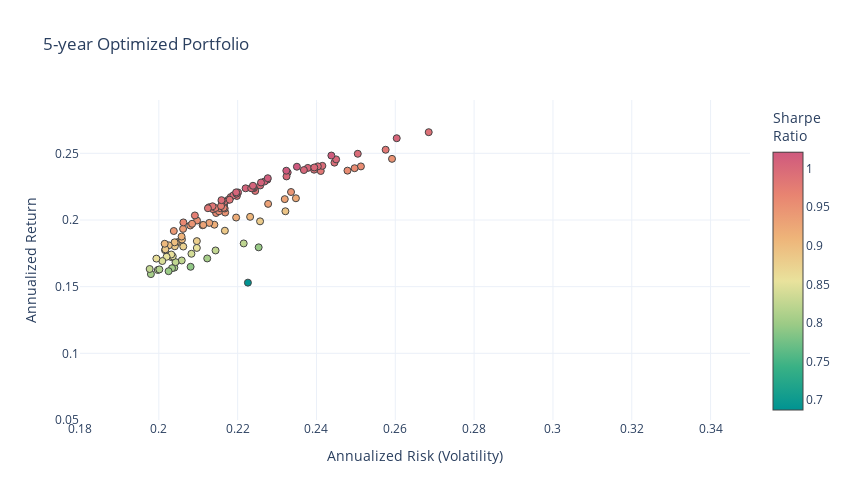

The code cell stored with this chart in its notebook:
### Code cell
#-- Plot the risk vs. return of randomly generated portfolios
#-- Convert the list from before into an array for easy plotting
mean_variance_pairs = np.array(mean_variance_pairs)

risk_free_rate=0 #-- Include risk free rate here

fig = go.Figure()
fig.add_trace(go.Scatter(x=mean_variance_pairs[:,1]**0.5, y=mean_variance_pairs[:,0], 
                      marker=dict(color=(mean_variance_pairs[:,0]-risk_free_rate)/(mean_variance_pairs[:,1]**0.5), 
                                  showscale=True, 
                                  size=7,
                                  line=dict(width=1),
                                  colorscale="Temps",
                                  colorbar=dict(title="Sharpe<br>Ratio")
                                 ), 
                      mode='markers',
                      text=[str(np.array(tickers_list[i])) + "<br>" + str(np.array(weights_list[i]).round(2)) for i in range(len(tickers_list))]))
fig.update_layout(template='plotly_white',
                  xaxis=dict(title='Annualized Risk (Volatility)'),
                  yaxis=dict(title='Annualized Return'),
                  title="5-year Optimized Portfolio",
                  width=850,
                  height=500)
fig.update_xaxes(range=[0.18, 0.35])
fig.update_yaxes(range=[0.05,0.29])
fig.update_layout(coloraxis_colorbar=dict(title="Sharpe Ratio"))

### Figure 1 — Plotly figure (JSON) as saved in the notebook; plotly's stock layout.template omitted (floating-point values rounded to 4 significant figures)
{"data": [{"marker": {"color": [0.8899, 0.9313, 0.6874, 0.7966, 0.8235, 0.8857, 0.8817, 0.9068, 0.982, 0.8063, 0.9191, 0.8263, 0.8784, 0.9297, 0.9213, 0.7926, 0.8386, 0.9567, 0.9952, 0.9481, 1.003, 0.8541, 0.8734, 0.9287, 0.9418, 0.8052, 0.9177, 0.9595, 0.9462, 0.9379, 0.8056, 0.9559, 0.9628, 1.013, 1.004, 0.8243, 0.9295, 0.8947, 0.9733, 0.9487, 0.9881, 0.9292, 0.9968, 0.9919, 1.012, 0.9687, 0.9563, 0.9517, 0.8246, 0.8058, 0.8477, 0.7982, 0.9991, 0.975, 0.8486, 0.9663, 0.9887, 1.001, 0.9749, 0.8136, 0.9726, 0.8956, 0.9983, 0.8571, 0.9567, 0.9003, 0.8538, 0.9849, 0.8141, 0.993, 0.88, 0.8424, 0.9963, 0.9937, 0.9825, 0.895, 0.9117, 1.0, 0.9867, 0.9811, 1.005, 0.8578, 1.001, 0.8835, 0.8983, 0.9843, 1.001, 1.003, 0.9829, 1.008, 1.009, 0.8936, 0.9906, 0.9995, 1.005, 0.8259, 0.9459, 0.9752, 0.8827, 1.02, 1.002, 0.9409, 0.9953, 1.016, 1.01, 0.961, 1.019, 0.9873, 0.9999, 1.002, 1.021, 1.008, 0.9903, 0.9042], "colorbar": {"title": {"text": "Sharpe<br>Ratio"}}, "colorscale": [[0, "rgb(0, 147, 146)"], [0.1667, "rgb(57, 177, 133)"], [0.3333, "rgb(156, 203, 134)"], [0.5, "rgb(233, 226, 156)"], [0.6667, "rgb(238, 180, 121)"], [0.8333, "rgb(232, 132, 113)"], [1, "rgb(207, 89, 126)"]], "line": {"width": 1}, "showscale": true, "size": 7}, "mode": "markers", "text": ["['Target' 'Microsoft' 'JP Morgan' 'Amazon' 'Apple' 'Walmart']<br>[0.14 0.22 0.05 0.2  0.22 0.17]", "['Amazon' 'Apple' 'Microsoft' 'JP Morgan' 'Walmart' 'Target']<br>[0.15 0.21 0.28 0.05 0.22 0.1 ]", "['Amazon' 'Microsoft' 'JP Morgan' 'Apple' 'Target' 'Walmart']<br>[0.17 0.1  0.36 0.05 0.2  0.11]", "['Apple' 'Amazon' 'Walmart' 'Target' 'JP Morgan' 'Microsoft']<br>[0.14 0.24 0.18 0.24 0.1  0.11]", "['Apple' 'Amazon' 'Microsoft' 'JP Morgan' 'Walmart' 'Target']<br>[0.09 0.12 0.18 0.09 0.22 0.3 ]", "['Walmart' 'Apple' 'Microsoft' 'JP Morgan' 'Amazon' 'Target']<br>[0.21 0.16 0.2  0.17 0.08 0.18]", "['Walmart' 'Target' 'Microsoft' 'Amazon' 'JP Morgan' 'Apple']<br>[0.2  0.25 0.1  0.12 0.07 0.26]", "['JP Morgan' 'Walmart' 'Apple' 'Target' 'Amazon' 'Microsoft']<br>[0.26 0.19 0.36 0.11 0.   0.09]", "['Microsoft' 'Walmart' 'JP Morgan' 'Apple' 'Target' 'Amazon']<br>[0.22 0.2  0.04 0.43 0.03 0.09]", "['Walmart' 'JP Morgan' 'Apple' 'Amazon' 'Target' 'Microsoft']<br>[0.24 0.21 0.03 0.08 0.22 0.21]", "['Amazon' 'Microsoft' 'Apple' 'JP Morgan' 'Target' 'Walmart']<br>[0.05 0.17 0.29 0.24 0.   0.25]", "['Amazon' 'Apple' 'JP Morgan' 'Target' 'Microsoft' 'Walmart']<br>[0.18 0.25 0.25 0.04 0.01 0.27]", "['Target' 'JP Morgan' 'Microsoft' 'Apple' 'Amazon' 'Walmart']<br>[0.19 0.07 0.26 0.03 0.08 0.36]", "['Apple' 'Target' 'Microsoft' 'JP Morgan' 'Walmart' 'Amazon']<br>[0.04 0.   0.57 0.15 0.2  0.04]", "['JP Morgan' 'Apple' 'Microsoft' 'Target' 'Walmart' 'Amazon']<br>[0.15 0.36 0.17 0.01 0.17 0.14]", "['Apple' 'Microsoft' 'Amazon' 'JP Morgan' 'Walmart' 'Target']<br>[0.13 0.03 0.08 0.19 0.33 0.24]", "['Microsoft' 'Apple' 'Target' 'Amazon' 'JP Morgan' 'Walmart']<br>[0.03 0.2  0.08 0.16 0.2  0.31]", "['JP Morgan' 'Target' 'Microsoft' 'Amazon' 'Apple' 'Walmart']<br>[0.1  0.09 0.33 0.05 0.14 0.3 ]", "['Apple' 'Walmart' 'Target' 'Microsoft' 'Amazon' 'JP Morgan']<br>[0.23 0.3  0.03 0.32 0.   0.11]", "['JP Morgan' 'Walmart' 'Apple' 'Microsoft' 'Amazon' 'Target']<br>[0.21 0.27 0.21 0.29 0.   0.02]", "['Microsoft' 'Walmart' 'JP Morgan' 'Amazon' 'Apple' 'Target']<br>[0.28 0.34 0.03 0.05 0.26 0.04]", "['Apple' 'Walmart' 'Microsoft' 'Target' 'JP Morgan' 'Amazon']<br>[0.17 0.28 0.1  0.2  0.19 0.06]", "['Amazon' 'JP Morgan' 'Apple' 'Target' 'Walmart' 'Microsoft']<br>[0.02 0.23 0.21 0.14 0.34 0.06]", "['Target' 'Microsoft' 'JP Morgan' 'Walmart' 'Amazon' 'Apple']<br>[0.1  0.07 0.18 0.32 0.02 0.3 ]", "['Apple' 'Microsoft' 'Amazon' 'JP Morgan' 'Target' 'Walmart']<br>[0.12 0.27 0.06 0.09 0.09 0.38]", "['Walmart' 'Microsoft' 'Apple' 'JP Morgan' 'Target' 'Amazon']<br>[0.46 0.11 0.03 0.19 0.09 0.12]", "['Microsoft' 'Target' 'Amazon' 'JP Morgan' 'Walmart' 'Apple']<br>[0.05 0.2  0.03 0.11 0.32 0.29]", "['JP Morgan' 'Target' 'Apple' 'Walmart' 'Amazon' 'Microsoft']<br>[0.1  0.15 0.18 0.28 0.02 0.28]", "['Walmart' 'Apple' 'Target' 'JP Morgan' 'Microsoft' 'Amazon']<br>[0.12 0.28 0.06 0.2  0.32 0.02]", "['Target' 'Microsoft' 'Amazon' 'JP Morgan' 'Walmart' 'Apple']<br>[0.07 0.35 0.02 0.09 0.44 0.03]", "['JP Morgan' 'Amazon' 'Target' 'Apple' 'Walmart' 'Microsoft']<br>[0.21 0.14 0.14 0.12 0.34 0.05]", "['Amazon' 'JP Morgan' 'Apple' 'Microsoft' 'Walmart' 'Target']<br>[0.06 0.08 0.26 0.46 0.04 0.1 ]", "['Amazon' 'Microsoft' 'Target' 'JP Morgan' 'Walmart' 'Apple']<br>[0.05 0.18 0.16 0.02 0.33 0.25]", "['Walmart' 'JP Morgan' 'Apple' 'Target' 'Microsoft' 'Amazon']<br>[0.21 0.06 0.33 0.07 0.32 0.01]", "['Target' 'Amazon' 'Walmart' 'JP Morgan' 'Microsoft' 'Apple']<br>[0.1  0.01 0.08 0.02 0.23 0.57]", "['Microsoft' 'Walmart' 'Amazon' 'Target' 'JP Morgan' 'Apple']<br>[0.14 0.32 0.14 0.14 0.19 0.07]", "['JP Morgan' 'Microsoft' 'Walmart' 'Apple' 'Amazon' 'Target']<br>[0.23 0.23 0.29 0.2  0.02 0.03]", "['Walmart' 'JP Morgan' 'Apple' 'Amazon' 'Microsoft' 'Target']<br>[0.35 0.18 0.14 0.06 0.16 0.1 ]", "['Target' 'Microsoft' 'Apple' 'Amazon' 'JP Morgan' 'Walmart']<br>[0.05 0.17 0.3  0.   0.15 0.32]", "['Walmart' 'Amazon' 'Microsoft' 'Apple' 'JP Morgan' 'Target']<br>[0.   0.06 0.28 0.41 0.   0.25]", "['Target' 'Walmart' 'Microsoft' 'JP Morgan' 'Apple' 'Amazon']<br>[0.08 0.29 0.23 0.02 0.3  0.08]", "['Target' 'JP Morgan' 'Amazon' 'Apple' 'Walmart' 'Microsoft']<br>[0.09 0.1  0.09 0.1  0.32 0.3 ]", "['JP Morgan' 'Amazon' 'Walmart' 'Apple' 'Target' 'Microsoft']<br>[0.05 0.02 0.09 0.43 0.1  0.32]", "['Target' 'Apple' 'Walmart' 'JP Morgan' 'Amazon' 'Microsoft']<br>[0.13 0.19 0.3  0.02 0.02 0.33]", "['Walmart' 'Target' 'Microsoft' 'Amazon' 'JP Morgan' 'Apple']<br>[0.29 0.07 0.19 0.03 0.03 0.4 ]", "['Apple' 'Walmart' 'JP Morgan' 'Amazon' 'Target' 'Microsoft']<br>[0.2  0.33 0.11 0.06 0.   0.29]", "['Microsoft' 'JP Morgan' 'Apple' 'Walmart' 'Amazon' 'Target']<br>[0.24 0.02 0.4  0.11 0.13 0.11]", "['Walmart' 'Target' 'Amazon' 'Apple' 'JP Morgan' 'Microsoft']<br>[0.39 0.03 0.09 0.2  0.09 0.2 ]", "['Walmart' 'Target' 'Apple' 'Microsoft' 'JP Morgan' 'Amazon']<br>[0.52 0.03 0.02 0.16 0.07 0.2 ]", "['Microsoft' 'Target' 'Apple' 'JP Morgan' 'Amazon' 'Walmart']<br>[0.03 0.18 0.12 0.19 0.09 0.38]", "['Amazon' 'Target' 'Apple' 'Microsoft' 'Walmart' 'JP Morgan']<br>[0.01 0.15 0.15 0.08 0.38 0.23]", "['Apple' 'Walmart' 'Amazon' 'Target' 'JP Morgan' 'Microsoft']<br>[0.06 0.35 0.06 0.14 0.27 0.12]", "['Apple' 'Walmart' 'Microsoft' 'JP Morgan' 'Amazon' 'Target']<br>[0.31 0.29 0.25 0.03 0.06 0.06]", "['Amazon' 'Microsoft' 'JP Morgan' 'Apple' 'Walmart' 'Target']<br>[0.05 0.28 0.03 0.19 0.32 0.13]", "['Walmart' 'JP Morgan' 'Microsoft' 'Apple' 'Amazon' 'Target']<br>[0.54 0.05 0.09 0.1  0.17 0.06]", "['Amazon' 'Apple' 'Walmart' 'JP Morgan' 'Target' 'Microsoft']<br>[0.06 0.22 0.3  0.08 0.1  0.25]", "['Microsoft' 'Apple' 'Amazon' 'Walmart' 'Target' 'JP Morgan']<br>[0.26 0.26 0.   0.29 0.05 0.13]", "['Apple' 'Walmart' 'JP Morgan' 'Amazon' 'Microsoft' 'Target']<br>[0.31 0.21 0.03 0.04 0.31 0.09]", "['Amazon' 'Walmart' 'Microsoft' 'JP Morgan' 'Apple' 'Target']<br>[0.04 0.34 0.21 0.12 0.26 0.03]", "['JP Morgan' 'Amazon' 'Microsoft' 'Walmart' 'Apple' 'Target']<br>[0.15 0.11 0.07 0.47 0.07 0.13]", "['Microsoft' 'Apple' 'Walmart' 'JP Morgan' 'Target' 'Amazon']<br>[0.11 0.29 0.44 0.07 0.07 0.02]", "['Target' 'Apple' 'Walmart' 'JP Morgan' 'Amazon' 'Microsoft']<br>[0.07 0.22 0.37 0.18 0.08 0.08]", "['Walmart' 'Amazon' 'Apple' 'JP Morgan' 'Microsoft' 'Target']<br>[0.36 0.06 0.25 0.03 0.27 0.03]", "['Target' 'Amazon' 'Microsoft' 'Apple' 'Walmart' 'JP Morgan']<br>[0.17 0.06 0.1  0.11 0.45 0.11]", "['Amazon' 'Apple' 'Microsoft' 'Walmart' 'JP Morgan' 'Target']<br>[0.03 0.35 0.33 0.02 0.08 0.18]", "['Apple' 'Target' 'Microsoft' 'Walmart' 'JP Morgan' 'Amazon']<br>[0.15 0.04 0.12 0.54 0.02 0.13]", "['Microsoft' 'Amazon' 'JP Morgan' 'Apple' 'Target' 'Walmart']<br>[0.2  0.04 0.21 0.05 0.13 0.38]", "['Amazon' 'Walmart' 'JP Morgan' 'Apple' 'Microsoft' 'Target']<br>[0.05 0.41 0.04 0.28 0.16 0.06]", "['Amazon' 'Apple' 'Target' 'Microsoft' 'JP Morgan' 'Walmart']<br>[0.01 0.02 0.15 0.14 0.18 0.51]", "['Target' 'Microsoft' 'JP Morgan' 'Amazon' 'Apple' 'Walmart']<br>[0.05 0.37 0.04 0.06 0.3  0.17]", "['Walmart' 'Apple' 'Amazon' 'JP Morgan' 'Target' 'Microsoft']<br>[0.5  0.03 0.03 0.1  0.12 0.22]", "['Microsoft' 'Amazon' 'Target' 'JP Morgan' 'Apple' 'Walmart']<br>[0.21 0.02 0.13 0.21 0.02 0.42]", "['Walmart' 'Target' 'JP Morgan' 'Microsoft' 'Apple' 'Amazon']<br>[0.17 0.01 0.07 0.37 0.33 0.05]", "['Target' 'Apple' 'JP Morgan' 'Amazon' 'Walmart' 'Microsoft']<br>[0.1  0.47 0.04 0.04 0.14 0.21]", "['Amazon' 'JP Morgan' 'Apple' 'Target' 'Walmart' 'Microsoft']<br>[0.03 0.06 0.26 0.13 0.32 0.22]", "['Walmart' 'Target' 'Microsoft' 'JP Morgan' 'Apple' 'Amazon']<br>[0.4  0.15 0.26 0.13 0.05 0.01]", "['Amazon' 'Walmart' 'Target' 'Microsoft' 'JP Morgan' 'Apple']<br>[0.03 0.35 0.12 0.22 0.17 0.12]", "['Walmart' 'Apple' 'Target' 'JP Morgan' 'Microsoft' 'Amazon']<br>[0.3  0.28 0.05 0.08 0.26 0.03]", "['Apple' 'JP Morgan' 'Microsoft' 'Target' 'Amazon' 'Walmart']<br>[0.23 0.06 0.27 0.12 0.02 0.31]", "['Microsoft' 'JP Morgan' 'Apple' 'Amazon' 'Walmart' 'Target']<br>[0.47 0.01 0.32 0.08 0.11 0.  ]", "['Amazon' 'Apple' 'Target' 'Walmart' 'Microsoft' 'JP Morgan']<br>[0.02 0.39 0.11 0.17 0.27 0.04]", "['Walmart' 'Apple' 'Microsoft' 'Target' 'JP Morgan' 'Amazon']<br>[0.47 0.1  0.11 0.05 0.16 0.12]", "['Amazon' 'Microsoft' 'JP Morgan' 'Walmart' 'Target' 'Apple']<br>[0.02 0.31 0.01 0.27 0.14 0.24]", "['Microsoft' 'Walmart' 'JP Morgan' 'Amazon' 'Apple' 'Target']<br>[0.05 0.47 0.08 0.12 0.18 0.09]", "['Target' 'Microsoft' 'Apple' 'Amazon' 'Walmart' 'JP Morgan']<br>[0.11 0.05 0.23 0.02 0.41 0.18]", "['Apple' 'Target' 'Amazon' 'Walmart' 'Microsoft' 'JP Morgan']<br>[0.16 0.09 0.01 0.33 0.33 0.08]", "['Target' 'Amazon' 'Walmart' 'Microsoft' 'JP Morgan' 'Apple']<br>[0.03 0.05 0.3  0.2  0.05 0.37]", "['Microsoft' 'Apple' 'JP Morgan' 'Amazon' 'Target' 'Walmart']<br>[0.07 0.56 0.08 0.   0.02 0.28]", "['Target' 'Walmart' 'Microsoft' 'Amazon' 'Apple' 'JP Morgan']<br>[0.05 0.38 0.18 0.04 0.27 0.07]", "['Walmart' 'Amazon' 'Apple' 'JP Morgan' 'Microsoft' 'Target']<br>[0.29 0.   0.28 0.03 0.27 0.13]", "['Target' 'Walmart' 'Microsoft' 'JP Morgan' 'Amazon' 'Apple']<br>[0.05 0.29 0.3  0.03 0.05 0.3 ]", "['Apple' 'Walmart' 'Microsoft' 'Amazon' 'Target' 'JP Morgan']<br>[0.13 0.41 0.18 0.07 0.02 0.2 ]", "['Amazon' 'Target' 'Microsoft' 'Apple' 'JP Morgan' 'Walmart']<br>[0.03 0.01 0.1  0.37 0.08 0.41]", "['JP Morgan' 'Microsoft' 'Target' 'Walmart' 'Apple' 'Amazon']<br>[0.07 0.34 0.02 0.17 0.36 0.03]", "['Microsoft' 'Target' 'Amazon' 'Apple' 'JP Morgan' 'Walmart']<br>[0.37 0.03 0.03 0.19 0.04 0.34]", "['JP Morgan' 'Amazon' 'Apple' 'Target' 'Microsoft' 'Walmart']<br>[0.23 0.09 0.09 0.01 0.09 0.49]", "['Apple' 'Walmart' 'Target' 'Amazon' 'JP Morgan' 'Microsoft']<br>[0.21 0.43 0.09 0.08 0.04 0.15]", "['Target' 'Apple' 'Walmart' 'JP Morgan' 'Microsoft' 'Amazon']<br>[0.15 0.17 0.3  0.07 0.31 0.  ]", "['JP Morgan' 'Amazon' 'Microsoft' 'Walmart' 'Target' 'Apple']<br>[0.24 0.01 0.18 0.4  0.06 0.11]", "['Walmart' 'Microsoft' 'Amazon' 'Apple' 'Target' 'JP Morgan']<br>[0.22 0.33 0.01 0.32 0.09 0.03]", "['Amazon' 'JP Morgan' 'Target' 'Microsoft' 'Apple' 'Walmart']<br>[0.01 0.01 0.15 0.16 0.51 0.16]", "['JP Morgan' 'Apple' 'Target' 'Walmart' 'Amazon' 'Microsoft']<br>[0.14 0.18 0.07 0.42 0.01 0.17]", "['JP Morgan' 'Microsoft' 'Apple' 'Target' 'Walmart' 'Amazon']<br>[0.11 0.31 0.22 0.03 0.33 0.  ]", "['Microsoft' 'Amazon' 'Apple' 'Target' 'JP Morgan' 'Walmart']<br>[0.33 0.01 0.29 0.07 0.04 0.26]", "['Microsoft' 'Walmart' 'Apple' 'Amazon' 'JP Morgan' 'Target']<br>[0.19 0.29 0.37 0.02 0.02 0.1 ]", "['JP Morgan' 'Target' 'Apple' 'Amazon' 'Walmart' 'Microsoft']<br>[0.12 0.02 0.17 0.03 0.42 0.23]", "['Apple' 'Walmart' 'JP Morgan' 'Microsoft' 'Amazon' 'Target']<br>[0.31 0.15 0.01 0.44 0.   0.08]", "['Target' 'Apple' 'Microsoft' 'Walmart' 'Amazon' 'JP Morgan']<br>[0.03 0.28 0.24 0.3  0.   0.14]", "['Microsoft' 'Target' 'Walmart' 'Amazon' 'JP Morgan' 'Apple']<br>[0.29 0.08 0.15 0.01 0.09 0.39]", "['Target' 'Walmart' 'JP Morgan' 'Amazon' 'Microsoft' 'Apple']<br>[0.   0.29 0.09 0.03 0.3  0.28]", "['Microsoft' 'Apple' 'JP Morgan' 'Walmart' 'Target' 'Amazon']<br>[0.22 0.45 0.07 0.26 0.   0.  ]", "['JP Morgan' 'Walmart' 'Apple' 'Target' 'Microsoft' 'Amazon']<br>[0.06 0.28 0.36 0.1  0.2  0.  ]", "['JP Morgan' 'Target' 'Walmart' 'Microsoft' 'Amazon' 'Apple']<br>[0.05 0.   0.04 0.42 0.02 0.46]", "['Amazon' 'Apple' 'Target' 'Walmart' 'Microsoft' 'JP Morgan']<br>[0.03 0.08 0.06 0.43 0.23 0.17]"], "type": "scatter", "x": [0.2321, 0.2277, 0.2226, 0.2253, 0.2215, 0.2168, 0.2257, 0.2232, 0.2411, 0.2123, 0.2196, 0.2144, 0.2096, 0.232, 0.2348, 0.2081, 0.2083, 0.2145, 0.2182, 0.2168, 0.2201, 0.2096, 0.2062, 0.2111, 0.208, 0.198, 0.2141, 0.2153, 0.2335, 0.2062, 0.2039, 0.2513, 0.2167, 0.2327, 0.2604, 0.2058, 0.2128, 0.2044, 0.2138, 0.2592, 0.2245, 0.2113, 0.2505, 0.2198, 0.2275, 0.2156, 0.2479, 0.2097, 0.2042, 0.2033, 0.2031, 0.2025, 0.2241, 0.2166, 0.2035, 0.2165, 0.2176, 0.2324, 0.2144, 0.1997, 0.2092, 0.2049, 0.2189, 0.2032, 0.2497, 0.2059, 0.202, 0.2127, 0.2001, 0.2394, 0.2016, 0.2009, 0.2415, 0.2446, 0.216, 0.2043, 0.2058, 0.2197, 0.2166, 0.2576, 0.2378, 0.1994, 0.2238, 0.2041, 0.204, 0.2136, 0.2257, 0.2368, 0.2125, 0.222, 0.2268, 0.2025, 0.216, 0.2403, 0.2196, 0.1977, 0.2084, 0.2158, 0.2017, 0.2323, 0.245, 0.2038, 0.2159, 0.2276, 0.2259, 0.2062, 0.2438, 0.218, 0.2394, 0.2234, 0.235, 0.2239, 0.2685, 0.2015], "y": [0.2066, 0.2121, 0.153, 0.1795, 0.1824, 0.192, 0.199, 0.2024, 0.2368, 0.1712, 0.2018, 0.1772, 0.1842, 0.2157, 0.2163, 0.1649, 0.1747, 0.2052, 0.2172, 0.2056, 0.2207, 0.1791, 0.1801, 0.1961, 0.1959, 0.1594, 0.1965, 0.2065, 0.221, 0.1933, 0.1643, 0.2402, 0.2086, 0.2357, 0.2613, 0.1696, 0.1978, 0.1829, 0.2081, 0.2459, 0.2218, 0.1963, 0.2497, 0.218, 0.2303, 0.2088, 0.237, 0.1996, 0.1684, 0.1638, 0.1722, 0.1616, 0.2239, 0.2112, 0.1727, 0.2092, 0.2151, 0.2327, 0.209, 0.1625, 0.2034, 0.1835, 0.2185, 0.1741, 0.2388, 0.1854, 0.1724, 0.2095, 0.1629, 0.2377, 0.1774, 0.1692, 0.2406, 0.243, 0.2122, 0.1829, 0.1876, 0.2197, 0.2137, 0.2527, 0.2391, 0.171, 0.224, 0.1803, 0.1833, 0.2103, 0.2259, 0.2375, 0.2088, 0.2238, 0.2289, 0.181, 0.2139, 0.2402, 0.2207, 0.1633, 0.1972, 0.2104, 0.178, 0.237, 0.2455, 0.1918, 0.2149, 0.2313, 0.2281, 0.1982, 0.2483, 0.2152, 0.2394, 0.2238, 0.24, 0.2257, 0.2659, 0.1822]}], "layout": {"coloraxis": {"colorbar": {"title": {"text": "Sharpe Ratio"}}}, "height": 500, "title": {"text": "5-year Optimized Portfolio"}, "width": 850, "xaxis": {"range": [0.18, 0.35], "title": {"text": "Annualized Risk (Volatility)"}}, "yaxis": {"range": [0.05, 0.29], "title": {"text": "Annualized Return"}}}}
